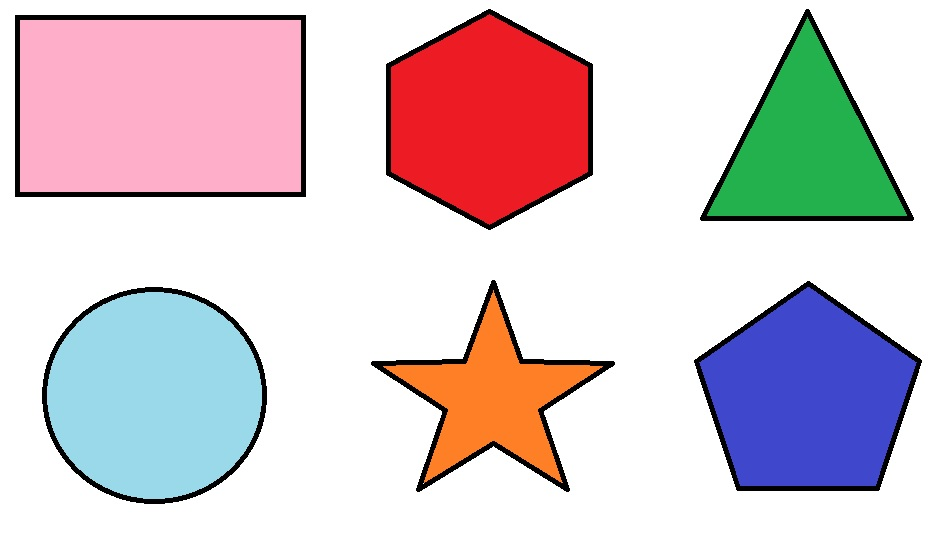
#> input picture shapes.jpg, 949 x 536 px
$ python Shape-detection.py
#> lines starting #> are read from the running program, lines starting #| are printed output that depends on the picture; after the words box and inside, x2 and y2 are one past the last pixel; in counts of white or black regions, pixels touching at a corner belong together
import cv2

img=cv2.imread("shapes.jpg")
#> img is the input picture: shape (536, 949, 3); mean B, G, R 207.8, 202.1, 215.7

img1=cv2.cvtColor(img,cv2.COLOR_BGR2GRAY)
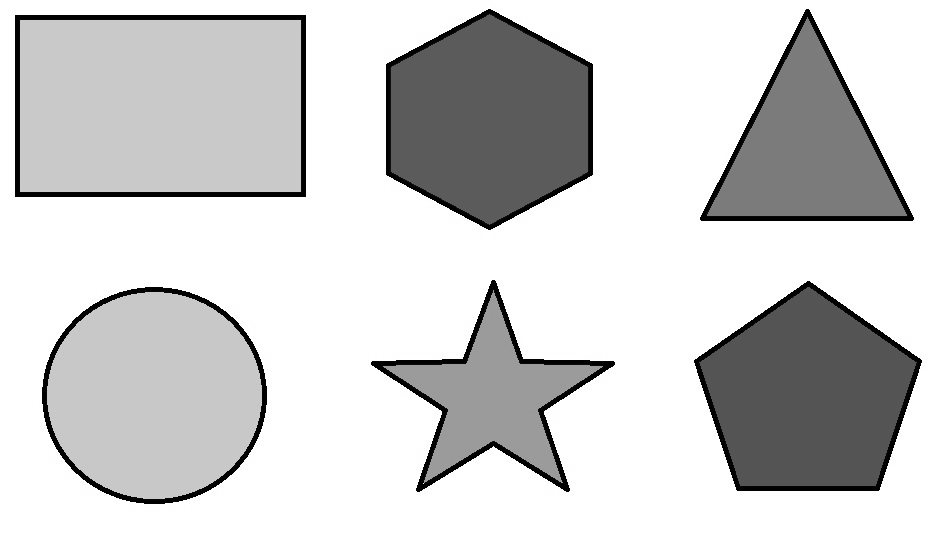
#> img1: shape (536, 949); min 0, max 255, mean 206.8
img1=cv2.GaussianBlur(img1,(15,15),0)
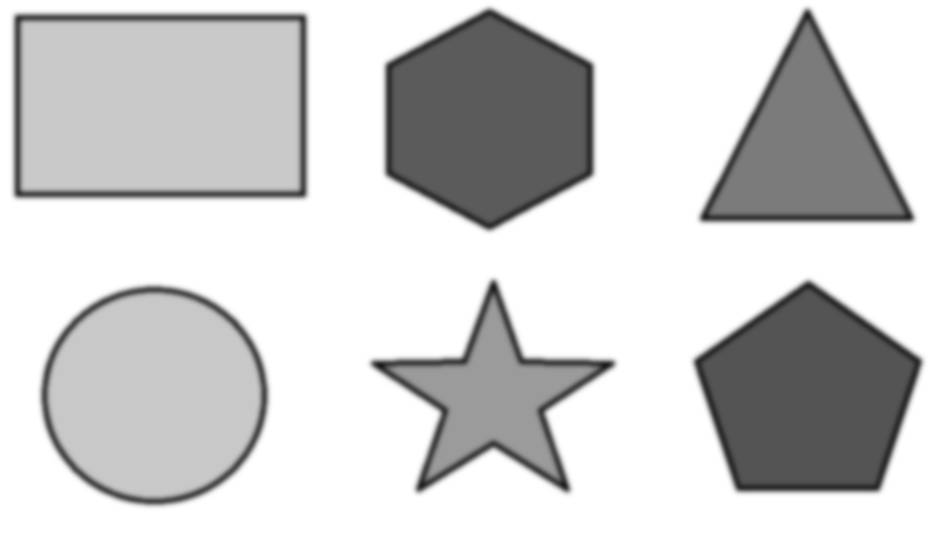
#> img1: shape (536, 949); min 26, max 255, mean 206.8
_,img1=cv2.threshold(img1,200,255,cv2.THRESH_BINARY)
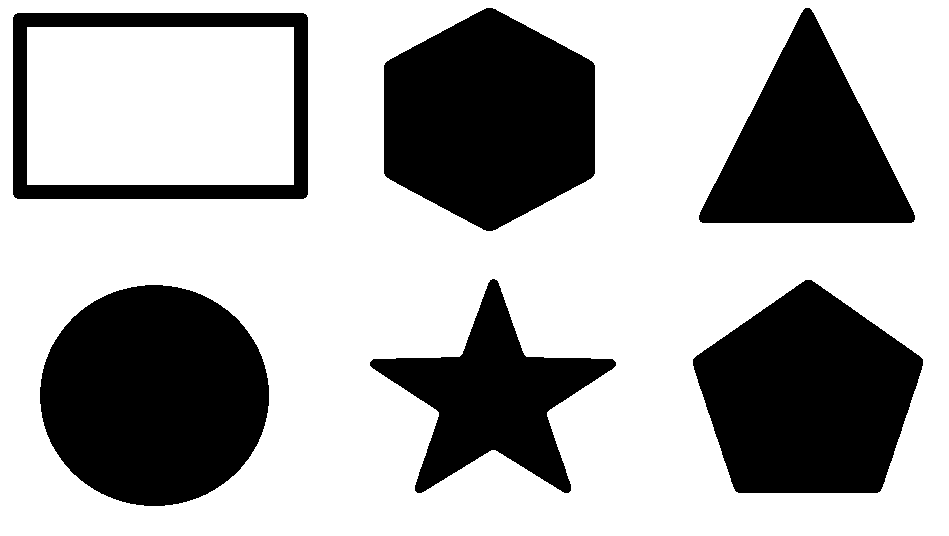
#> img1: shape (536, 949); 66.9% white; 6 black regions, box (x1, y1, x2, y2) and area: (40, 285, 269, 506) 39706, (384, 8, 595, 231) 35858, (693, 280, 923, 493) 34772, (699, 8, 915, 223) 24788, (370, 279, 616, 493) 20513, (13, 13, 308, 199) 12652
img1=cv2.Canny(img1,200,200)
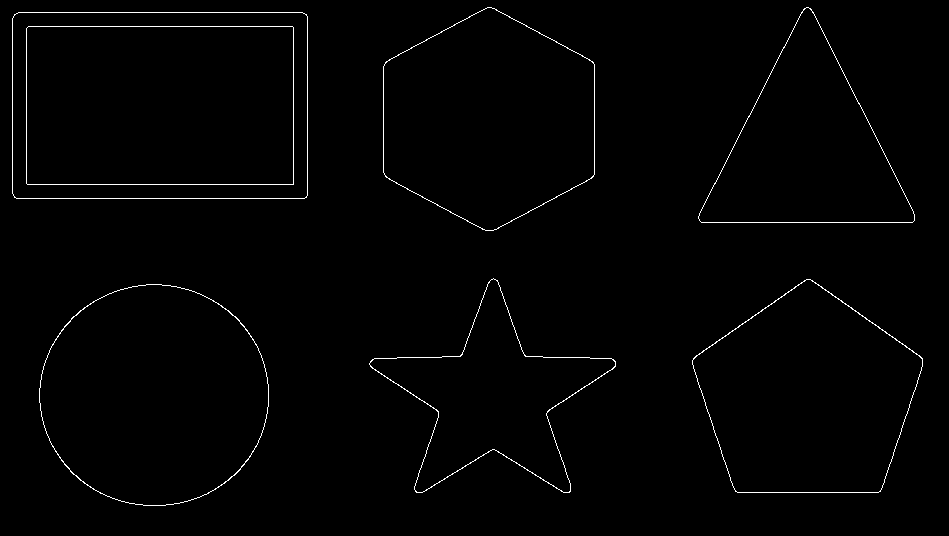
#> img1: shape (536, 949); 1.1% white in thin lines or dots, all inside (x1, y1, x2, y2) = (12, 7, 923, 506)

cont,hierarchy=cv2.findContours(img1,cv2.RETR_EXTERNAL,cv2.CHAIN_APPROX_NONE)
#> cont = 6 contours; box (x1, y1, x2, y2) and area: (12, 12, 308, 199) 54835, (39, 284, 269, 506) 39751, (383, 7, 595, 231) 35872, (692, 279, 923, 493) 34748, (698, 7, 915, 223) 24686, (369, 278, 616, 493) 20632


for c in cont:
    cv2.drawContours(img,c,-1,(148,0,211),5)
    p=cv2.arcLength(c,True)

    approx=cv2.approxPolyDP(c,0.01*p,True)
    obj=str(len(approx))
    x,y,w,h=cv2.boundingRect(approx)


    if obj=="3":
        cv2.putText(img,"Triangle",(int(x+w/3),int(y+h/2)),cv2.FONT_HERSHEY_COMPLEX,0.5,(0,0,0),1)
    elif obj=="4":
        cv2.putText(img,"Rectangle",(int(x+w/3),int(y+h/2)),cv2.FONT_HERSHEY_COMPLEX,0.5,(0,0,0),1)
    elif obj=="5":
        cv2.putText(img,"Pentagon",(int(x+w/3),int(y+h/2)),cv2.FONT_HERSHEY_COMPLEX,0.5,(0,0,0),1)
    elif obj=="6":
        cv2.putText(img,"Hexagon",(int(x+w/3),int(y+h/2)),cv2.FONT_HERSHEY_COMPLEX,0.5,(0,0,0),1)
    elif obj=="10":
           cv2.putText(img,"Star",(int(x+w/2.5),int(y+h/1.75)),cv2.FONT_HERSHEY_COMPLEX,0.5,(0,0,0),1)
    elif obj>"10":
         cv2.putText(img,"Circle",(int(x+w/3),int(y+h/2)),cv2.FONT_HERSHEY_COMPLEX,0.5,(0,0,0),1)
    else:
        shape="None"
#> this loop made 6 passes
#> (p, obj, x, y, w, h) on passes 1, 2, 3, 6: (747.7, '15', 39, 284, 230, 222), (741.9, '6', 693, 279, 230, 213), (922.7, '10', 369, 278, 247, 215), (736.8, '6', 383, 7, 212, 224)
#> (p, approx, obj, x, y, w, h) on passes 4 to 5: (955, [[14, 14], [14, 197], [306, 197], [306, 14]], '4', 14, 14, 293, 184), (734.9, [[806, 7], [698, 218], [912, 222]], '3', 698, 7, 215, 216)
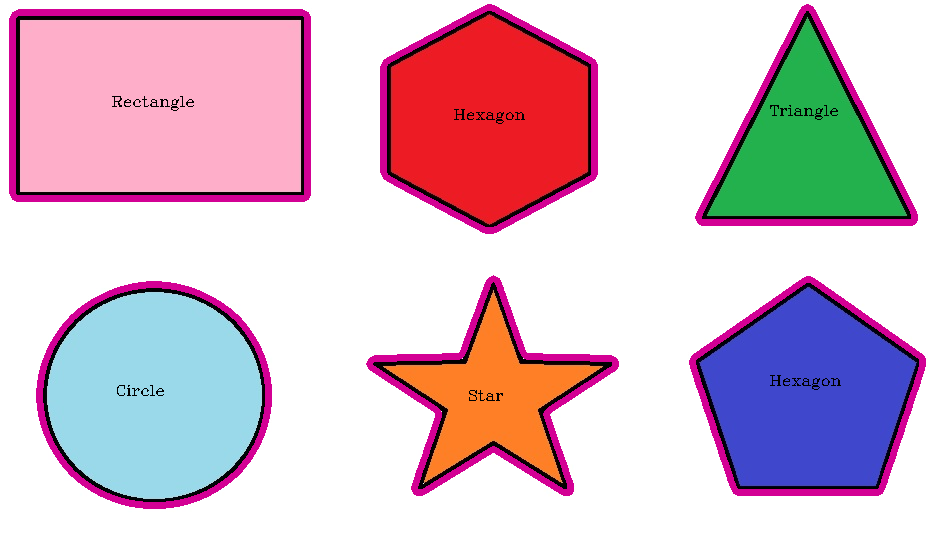
#> img: shape (536, 949, 3); 6.29% of pixels changed, all inside (x1, y1, x2, y2) = (9, 4, 926, 509)


cv2.imshow("1",img)
cv2.waitKey(0)
